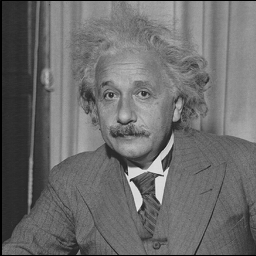
%> input picture SIFT/tex/images/einstein.pgm, 256 x 256 px
$ octave --eval "demo_SIFT;"   (GNU Octave 9; MATLAB toolbox functions it lacks are replaced by stand-ins)
%> lines starting %> are read from the running program, lines starting %| are printed output that depends on the picture
### SIFT/src/SIFT_pyramid.m

function [gauss_pyr, DOG_pyr, subsample, filter_size, filter_sigma, absolute_sigma] = SIFT_pyramid( im, levels, s )
%> called with levels = 4, s = 2
% Generate the gaussian and difference-of-gaussian (DOG) pyramids.
%
%  [gauss_pyr, DOG_pyr, subsample, filter_size, filter_sigma, absolute_sigma]
%    = SIFT_pyramid( im, levels, s )
%
% These pyramids will be stored as two cell arrays,
% gauss_pyr{orient,interval} and DOG_pyr{orient,interval}, respectively.  In order
% to detect keypoints on s intervals per level, we must generate s+3 blurred
% images in the gaussian pyramid.  This is becuase s+3 blurred images generates
% s+2 DOG images, and two images are needed (one at the highest and one lowest scales
% of the level) for extrema detection.
%
% Input arguments ([]s are optional):
%  im (matrix) of size NxN: the input image, with pixel values normalize
%    to lie betwen [0,1].
%  levels (scalar): the number of pyramid levels (or octaves)
%  s (scalar): the number of intervals (or scales) used to detect maxima
%    and minima of the DoG images. [1]'s Figure 2 shows one interval,
%    thus Figure 1 shows there are 2 intervals at each level (or octave).
%
% Output arguments ([]s are optional):
%  gauss_pyr (cell matrix) of size levels by s+3:
%    Gaussian pyramids. gauss_pyr{level,interval}
%  DOG_pyr (cell matrix) of size levels by s+2:
%    DOG pyramids. DOG_pyr{level}(:,:,interval)
%  subsample (vector) of size levels:
%    subsampling rates to recover into original image size at each level
%  filter_size (matrix) of size levels by s+3:
%    Filter sizes used to generate pyramids
%  filter_sigma (matrix) of size levels by s+3:
%    Standard deviations used to generate pyramids
%  absolute_sigma (matrix) of size levels by s+3:
%    Sigma scaled for original image size at each level
%
% Reference:
% [1] David G. Lowe, "Distinctive Image Features from Sacle-Invariant Keypoints",
%     accepted for publicatoin in the International Journal of Computer
%     Vision, 2004.
% [2] David G. Lowe, "Object Recognition from Local Scale-Invariant Features",
%     Proc. of the International Conference on Computer Vision, Corfu,
%     September 1999.
%
% Naotoshi Seo
% April 2007
interactive = 1; % print message

% Initialization of tracks
filter_size    = zeros(levels,s+3);
filter_sigma   = zeros(levels,s+3);
absolute_sigma = zeros(levels,s+3);
subsample      = [];

% Prior to building the pyramid
% [1] 3.3 We assume that the original image has a blur of at least 0.5
% (the minimum needed to prevsent siginificant aliasing)
% antialias_sigma = 0.5;
% g = gaussian_filter( antialias_sigma );
% im = conv2( g, g, im, 'same' );
% [1] 3.3 We double the size of input image using linear interpolation
% prior to building the pyramid
% [1] 3.3 This increases the number of stable keypoints by a factor of 4.
[X Y] = meshgrid( 1:0.5:size(im,2), 1:0.5:size(im,1) );
im = interp2( im, X, Y, '*linear' );
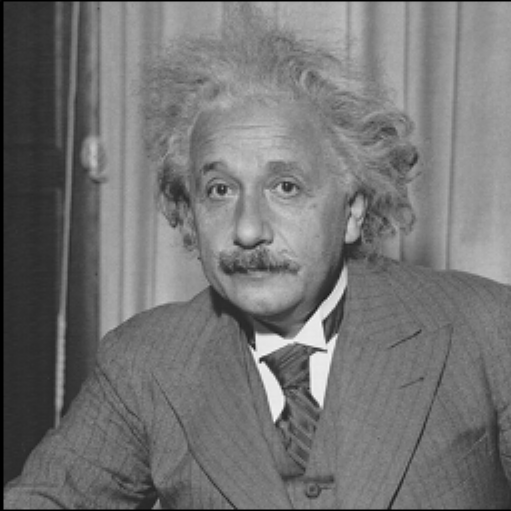
%> im: size 511x511 double; min -2.78e-17, max 0.929, mean 0.424; drawn with min black and max white
subsample(1) = 0.5; % subsampling rate for doubled image is 1/2

% [1] 3.3 prior smoothing is applied to each image level before building
% the scale space representation for an octave. we have chosen 1.6.
preblur_sigma = 1.6;
g = gaussian_filter( preblur_sigma );
gauss_pyr{1,1} = conv2( g, g, im, 'same' );

% [2] The input image is first convolved with the Gaussian using sigma = sqrt(2)
initial_sigma = sqrt(2); % [2]

if interactive >= 1
   fprintf( 2, 'Expanding the Gaussian and DOG pyramids...\n' );
end
tic;
for level = 1:levels
   sigma = initial_sigma;
   g = gaussian_filter( sigma );
   absolute_sigma( level, 1 ) = sigma * subsample(level);
   filter_size( level, 1 ) = length(g);
   filter_sigma( level, 1 ) = sigma;
   DOG_pyr{level} = zeros(size(gauss_pyr{level,1},1),size(gauss_pyr{level,1},2),s+2);
   % we have genearated gauss_pyr( level, 1 );
   if interactive >= 1
      fprintf( 2, '\tProcessing level %d: image size %d x %d subsample %.1f\n', level, size(gauss_pyr{level,1},2), size(gauss_pyr{level,1},1), subsample(level) );
      fprintf( 2, '\t\tInterval 1 sigma %f\n', absolute_sigma(level,1) );
   end
   for interval = 2:(s+3)

      % Compute the standard deviation of the gaussian filter needed to produce the
      % next level of the geometrically sampled pyramid.  Here, sigma_i+1 = k*sigma.
      % By definition of successive convolution, the required blurring sigma_f to
      % produce sigma_i+1 from sigma_i is:
      %
      %    sigma_i+1^2 = sigma_f,i^2 + sigma_i^2
      %  (k*sigma_i)^2 = sigma_f,i^2 + sigma_i^2
      %
      % therefore:
      %
      %      sigma_f,i = sqrt(k^2 - 1)sigma_i
      %
      % where k = 2^(1/s) to span the level, so:
      %
      %  sigma_f,i = sqrt(2^(2/s) - 1)sigma_i
      sigma_f = sqrt(2^(2/s) - 1)*sigma;
      g = gaussian_filter( sigma_f );
      sigma = (2^(1/s))*sigma;  % sigma = sqrt(2) * sigma; [2]

      % Keep track of the absolute sigma
      absolute_sigma(level,interval) = sigma * subsample(level);

      % Store the size and standard deviation of the filter for later use
      filter_size(level,interval) = length(g);
      filter_sigma(level,interval) = sigma;

      gauss_pyr{level,interval} = conv2( g, g, gauss_pyr{level,interval-1}, 'same' );
      DOG_pyr{level}(:,:,interval-1) = gauss_pyr{level,interval} - gauss_pyr{level,interval-1};

      if interactive >= 1
         fprintf( 2, '\t\tInterval %d sigma %f\n', interval, absolute_sigma(level,interval) );
      end
   end
   if level < levels
      % Generate the first image for next level (pyramid level)
      % The gaussian image 2 images from the top of the stack for
      % this level have be blurred by 2*sigma.  Subsample this image by a
      % factor of 2 to procuduce the first image of the next level.
      sz = size(gauss_pyr{level,s+1});
      [X Y] = meshgrid( 1:2:sz(2), 1:2:sz(1) ); % [1] resampling by taking every second pixel
      gauss_pyr{level+1,1} = interp2(gauss_pyr{level,s+1},X,Y,'*nearest');
      subsample = [subsample subsample(end)*2]; % [1] twice the initial value of sigma
   end
end
%> this loop made 4 passes
%> sz on passes 1 to 3: [511 511], [256 256], [128 128]
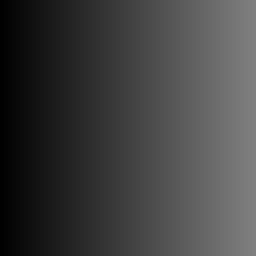
%> X: size 64x64 double (shown 4 times larger); min 1, max 127, mean 64
%> after the loop, DOG_pyr = 4 items; absolute_sigma = [0.707 1 1.41 2 2.83; 1.41 2 2.83 4 5.66; 2.83 4 5.66 8 11.31; 5.66 8 11.31 16 22.63]; filter_sigma = [1.41 2 2.83 4 5.66; 1.41 2 2.83 4 5.66; 1.41 2 2.83 4 5.66; 1.41 2 2.83 4 5.66]; filter_size = [11 11 15 21 29; 11 11 15 21 29; 11 11 15 21 29; 11 11 15 21 29]; gauss_pyr = 20 items; subsample = [0.5 1 2 4]
%> (the rest of the program and of its run is left out)
